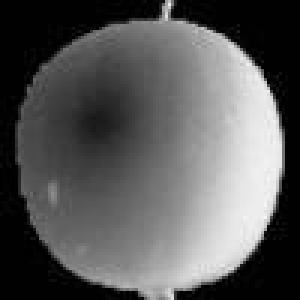
#> input picture 4.  DeepLearning/Data/fruits/fruit_000.jpg, 100 x 100 px (shown 3 times larger); its folder holds only this picture in this run
$ jupyter execute --allow-errors '33. 이미지처리.ipynb'   (shell and % lines are left out)
#> lines starting #> are read from the running program, lines starting #| are printed output that depends on the picture
# Numpy를 Image로 변환하기

[cell 1]
import warnings
warnings.filterwarnings('ignore')

[cell 2]
# Numpy Data 불러오기
import numpy as np
#> (the rest of this cell did not finish here and is left out)

[cell 3]
# Image로 저장하기
from PIL import Image
#> (the rest of this cell did not finish here and is left out)

---
# Image를 읽어서 Numpy로 변환하기

[cell 4]
import glob

[cell 5]
numberOfData = 300
imgSize = 100

[cell 6]
# 배열 초기화로 만들기
fruitsData = np.zeros(numberOfData*imgSize*imgSize).reshape(numberOfData,imgSize,imgSize)

[cell 7]
i = 0
for file in sorted(glob.glob("../Data/fruits/*.jpg")):
    img = np.array(Image.open(file), dtype=np.int32)
    fruitsData[i,:,:] = img
    i += 1

[cell 8]
fruitsData.shape

[cell 9]
# Image 확인
import matplotlib.pyplot as plt
plt.imshow(fruitsData[0].reshape(100,100), cmap="gray_r")
plt.show()
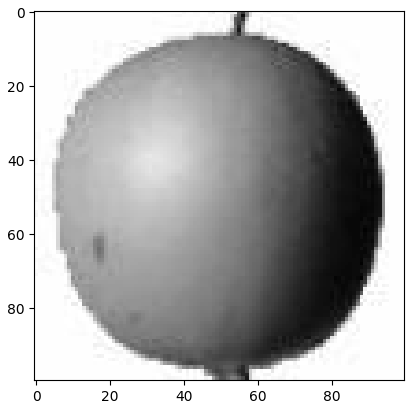
#> figure drawn by matplotlib, 1 panel

[cell 10]
# Image 확인
import matplotlib.pyplot as plt
plt.imshow(fruitsData[200].reshape(100,100), cmap="gray_r")
plt.show()
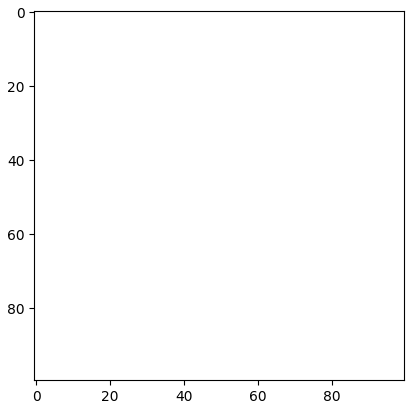
#> figure drawn by matplotlib, 1 panel

$ run again, on 4.  DeepLearning/Data/fruits/fruit_010.jpg
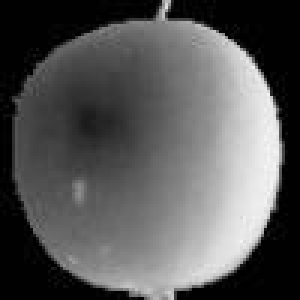
#> input picture 4.  DeepLearning/Data/fruits/fruit_010.jpg, 100 x 100 px (shown 3 times larger)
#> `plt.show()`:
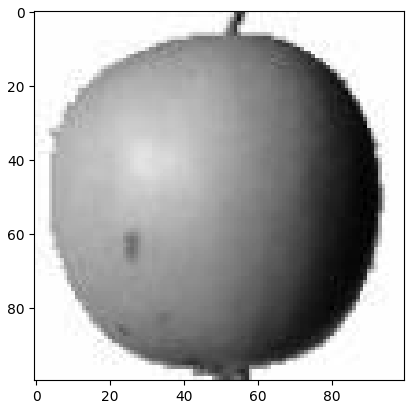
#> figure drawn by matplotlib, 1 panel
